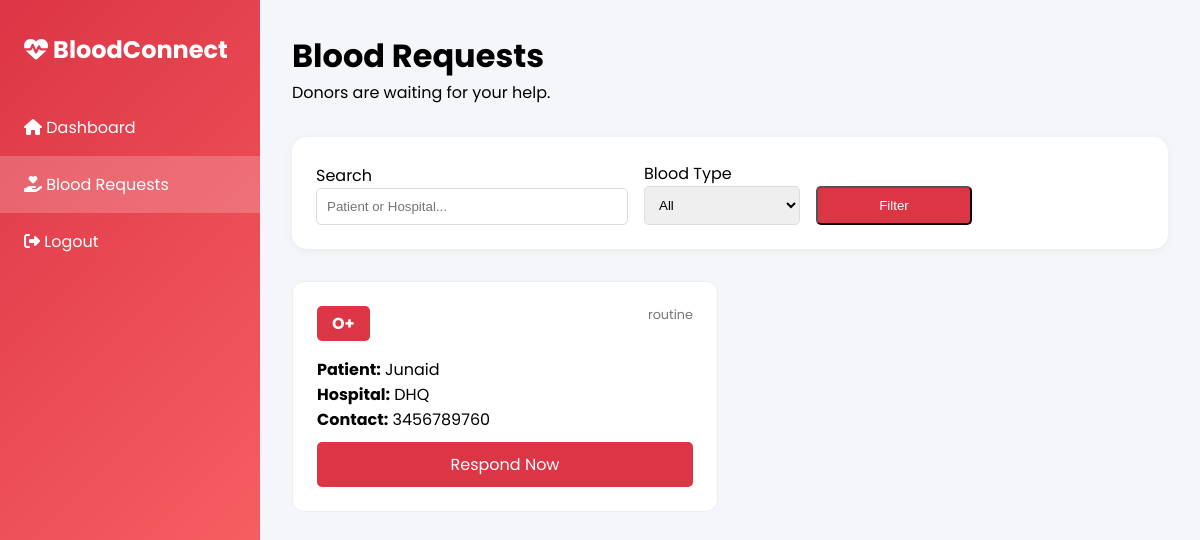
/blood-requests.php (signed in), run on the app's committed database.
### tables this page shows
CREATE TABLE `blood_requests` (
  `id` int(10) UNSIGNED NOT NULL,
  `request_id` varchar(50) NOT NULL,
  `requester_id` int(10) UNSIGNED NOT NULL,
  `blood_type` enum('A+','A-','B+','B-','AB+','AB-','O+','O-') NOT NULL,
  `units_needed` tinyint(3) UNSIGNED NOT NULL,
  `urgency` enum('routine','urgent','critical') NOT NULL DEFAULT 'routine',
  `patient_name` varchar(100) NOT NULL,
  `patient_age` tinyint(3) UNSIGNED DEFAULT NULL,
  `patient_gender` enum('male','female','other') DEFAULT NULL,
  `hospital_name` varchar(255) NOT NULL,
  `hospital_address` text NOT NULL,
  `contact_number` varchar(20) NOT NULL,
  `reason` text DEFAULT NULL,
  `medical_report` varchar(255) DEFAULT NULL,
  `status` enum('pending','fulfilled','cancelled','expired') DEFAULT 'pending',
  `fulfilled_at` timestamp NULL DEFAULT NULL,
  `expires_at` timestamp NOT NULL DEFAULT '0000-00-00 00:00:00',
  `created_at` timestamp NOT NULL DEFAULT current_timestamp(),
  `updated_at` timestamp NOT NULL DEFAULT current_timestamp() ON UPDATE current_timestamp()
);

### blood-requests.php (the view, shortened to what this page needs)
<?php
require_once 'config/database.php';
$searchQuery = $_GET['search'] ?? '';
$query = "SELECT * FROM blood_requests WHERE status = 'pending'";
$query .= " ORDER BY created_at DESC";
$stmt = $conn->prepare($query);
$stmt->execute();
$requests = $stmt->get_result()->fetch_all(MYSQLI_ASSOC);
?>
<!DOCTYPE html>
<html lang="en">
<head>
    <link rel="stylesheet" href="https://cdnjs.cloudflare.com/ajax/libs/font-awesome/6.4.0/css/all.min.css">
</head>
<body>
    <aside class="sidebar">
        <div style="padding: 0 1.5rem;"><h2><i class="fas fa-heartbeat"></i> BloodConnect</h2></div>
        <ul class="sidebar-menu">
            <li><a href="dashboard.php"><i class="fas fa-home"></i> Dashboard</a></li>
            <li><a href="blood-requests.php" style="background:rgba(255,255,255,0.2);"><i class="fas fa-hand-holding-heart"></i> Blood Requests</a></li>
            <li><a href="logout.php"><i class="fas fa-sign-out-alt"></i> Logout</a></li>
        </ul>
    </aside>
    <div class="main-content">
        <div style="margin-bottom: 2rem;">
            <h1>Blood Requests</h1>
            <p>Donors are waiting for your help.</p>
        </div>
        <div class="filters-section">
            <form method="GET">
                <div class="filters-grid">
                    <div>
                        <label>Search</label><br>
                        <input type="text" name="search" placeholder="Patient or Hospital..." value="<?php echo htmlspecialchars($searchQuery); ?>" style="width:100%; padding:10px; border-radius:5px; border:1px solid #ddd;">
                    </div>
                    <div>
                        <label>Blood Type</label><br>
                        <select name="blood_type" style="width:100%; padding:10px; border-radius:5px; border:1px solid #ddd;">
                            <option value="">All</option>
                        </select>
                    </div>
                    <div>
                        <button type="submit" class="btn-primary" style="margin-top:0;">Filter</button>
                    </div>
                </div>
            </form>
        </div>
        <div class="requests-grid">
            <?php if (empty($requests)): ?>
                <div style="background:white; padding:2rem; border-radius:15px; text-align:center; width:100%;">
                    <h3>No requests found!</h3>
                    <p>Try changing filters or check XAMPP database.</p>
                </div>
            <?php else: ?>
                <?php foreach ($requests as $request): ?>
                    <div class="request-card">
                        <div style="display:flex; justify-content:space-between; margin-bottom:1rem;">
                            <span class="blood-badge"><?php echo $request['blood_type']; ?></span>
                            <span style="color:#777; font-size:0.8rem;"><?php echo $request['urgency']; ?></span>
                        </div>
                        <p><strong>Patient:</strong> <?php echo htmlspecialchars($request['patient_name']); ?></p>
                        <p><strong>Hospital:</strong> <?php echo htmlspecialchars($request['hospital_name']); ?></p>
                        <p><strong>Contact:</strong> <?php echo htmlspecialchars($request['contact_number']); ?></p>
                        <a href="respond-request.php?id=<?php echo $request['id']; ?>" class="btn-primary">Respond Now</a>
                    </div>
                <?php endforeach; ?>
            <?php endif; ?>
        </div>
    </div>
</body>
</html>

### blood-requests.php (style rules this page uses)
* { margin: 0; padding: 0; box-sizing: border-box; }
:root { --primary-color: #dc3545; --secondary-color: #ff6b6b; --dark-color: #2c3e50; --sidebar-width: 260px; }
body { font-family: 'Poppins', sans-serif; background: #f5f6fa; }
.sidebar { position: fixed; left: 0; top: 0; bottom: 0; width: var(--sidebar-width); background: linear-gradient(135deg, #dc3545 0%, #ff6b6b 100%); padding: 2rem 0; color: white; z-index: 1000; }
.main-content { margin-left: var(--sidebar-width); padding: 2rem; }
.sidebar-menu { list-style: none; margin-top: 2rem; }
.sidebar-menu a { display: block; padding: 1rem 1.5rem; color: white; text-decoration: none; }
.filters-section { background: white; padding: 1.5rem; border-radius: 15px; margin-bottom: 2rem; box-shadow: 0 2px 10px rgba(0,0,0,0.05); }
.filters-grid { display: grid; grid-template-columns: 2fr 1fr 1fr 1fr; gap: 1rem; align-items: end; }
.requests-grid { display: grid; grid-template-columns: repeat(auto-fill, minmax(350px, 1fr)); gap: 1.5rem; }
.request-card { background: white; border-radius: 12px; padding: 1.5rem; border: 1px solid #eee; }
.blood-badge { background: #dc3545; color: white; padding: 5px 15px; border-radius: 5px; font-weight: bold; }
.btn-primary { background: #dc3545; color: white; padding: 10px; border-radius: 5px; text-decoration: none; display: inline-block; width: 100%; text-align: center; margin-top: 10px; }

### data on the page
blood_requests: blood_type "O+", urgency "routine", patient_name "Junaid", hospital_name "DHQ", contact_number "3456789760"
